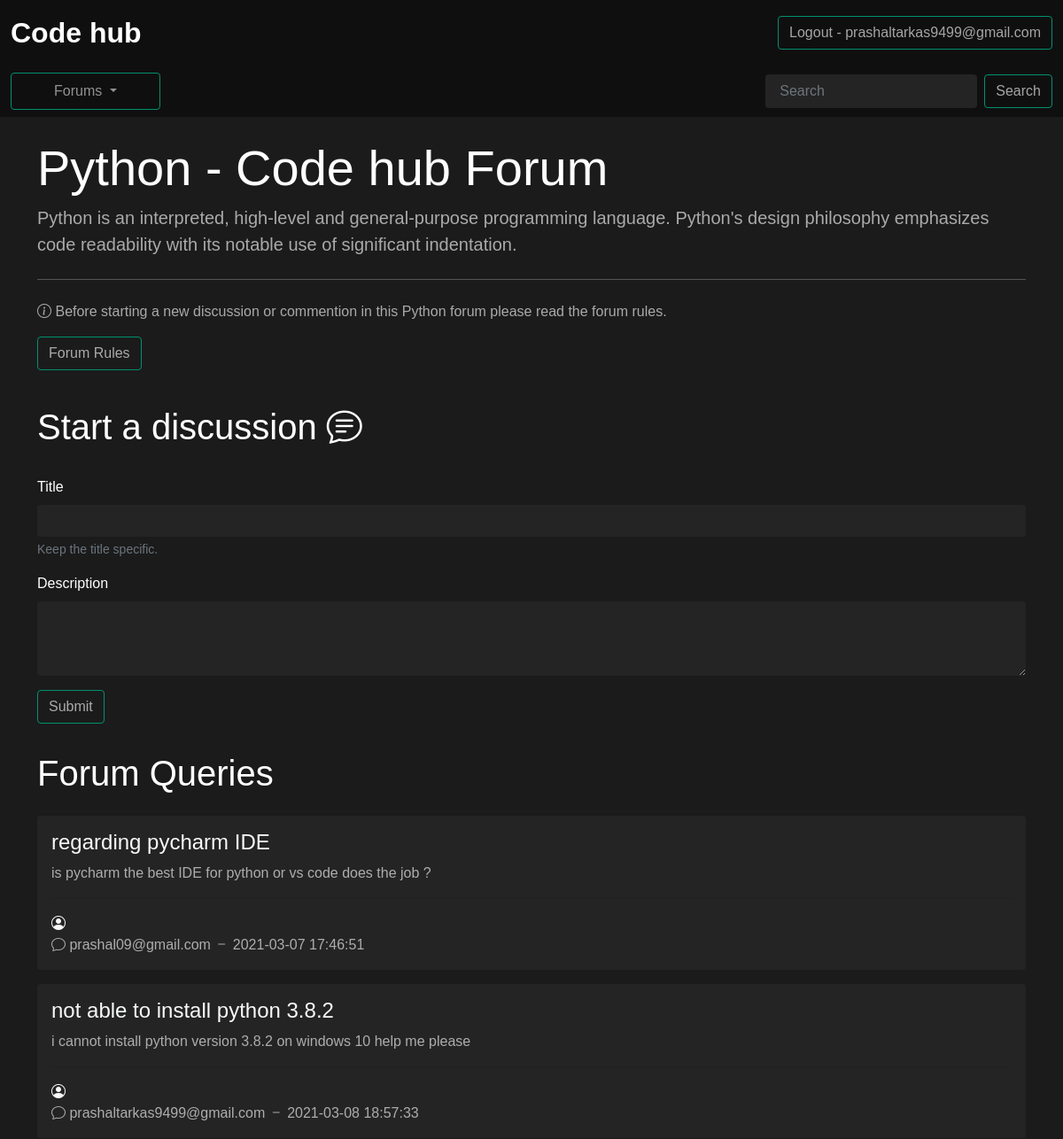
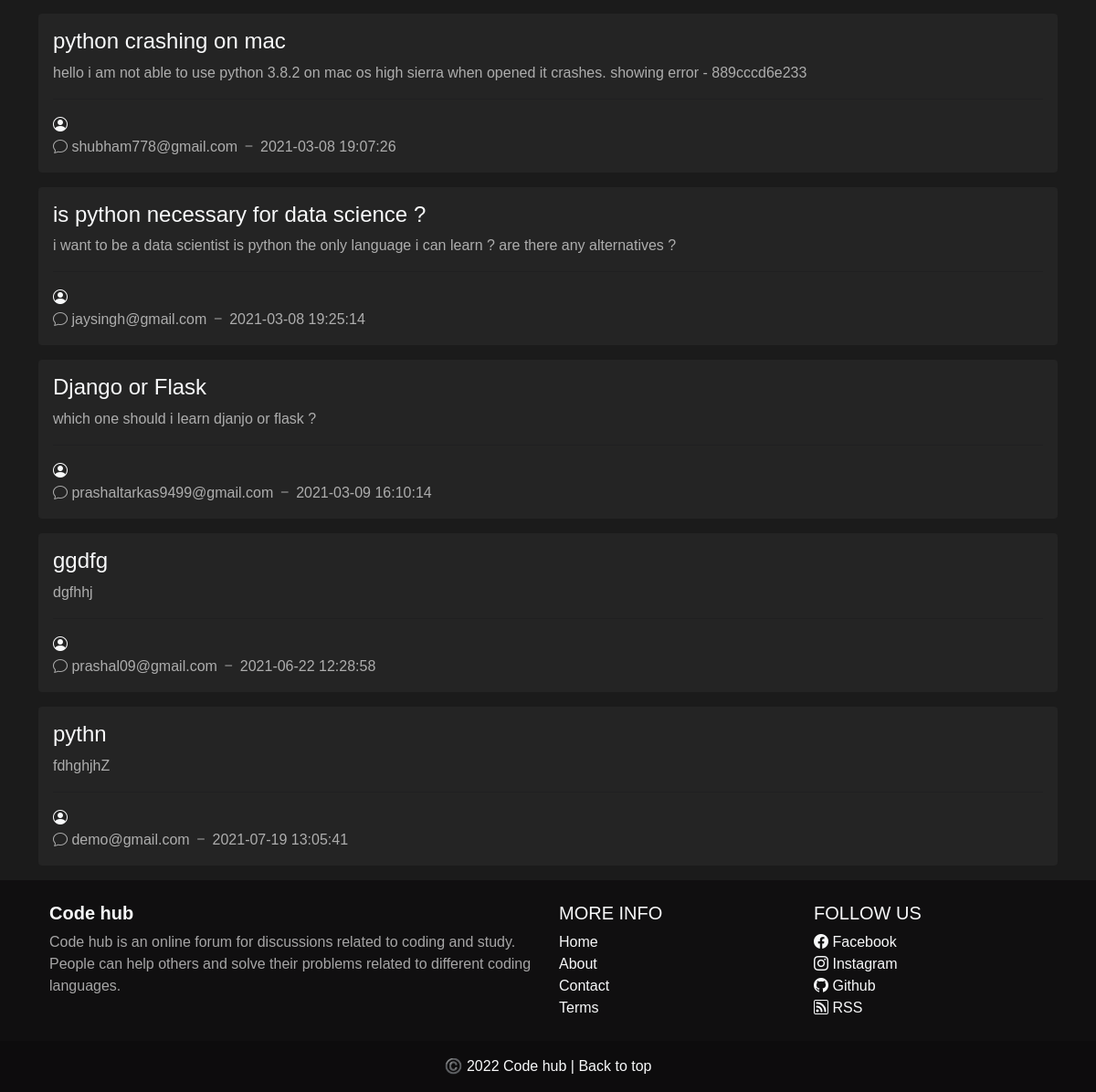
Screenshot of /threadlist.php?id=1 (signed in) with the database file from the repository (2 pictures, top to bottom).
### tables this page shows
CREATE TABLE `catogaries` (
  `id` int(8) NOT NULL,
  `name` varchar(255) NOT NULL,
  `description` text NOT NULL,
  `created` datetime NOT NULL DEFAULT current_timestamp()
);

CREATE TABLE `threads` (
  `thread_id` int(7) NOT NULL,
  `thread_title` varchar(255) NOT NULL,
  `thread_description` text NOT NULL,
  `thread_forum_id` int(7) NOT NULL,
  `thread_user_id` int(7) NOT NULL,
  `timestamp` datetime NOT NULL DEFAULT current_timestamp()
);

CREATE TABLE `users` (
  `sno` int(8) NOT NULL,
  `user_email` varchar(30) NOT NULL,
  `user_password` varchar(255) NOT NULL,
  `timestamp` datetime NOT NULL DEFAULT current_timestamp()
);

### threadlist.php (the view, shortened to what this page needs)
<!doctype html>
<html lang="en">
<head>
  <link href="https://cdn.jsdelivr.net/npm/bootstrap@5.0.0-beta2/dist/css/bootstrap.min.css" rel="stylesheet">
  <link rel="stylesheet" href="assets/index.css">
  <link rel="stylesheet" href="https://cdn.jsdelivr.net/npm/bootstrap-icons@1.4.0/font/bootstrap-icons.css">
</head>
<body>
  <?php
    include 'assets/components/_header.php';
  ?>
  <?php
    include 'assets/components/_connectdb.php';
  ?>
  <?php
    $id = $_GET['id'];
    $sql = "SELECT * FROM `catogaries` WHERE id=$id";
    $result = mysqli_query($conn, $sql);
    while($row = mysqli_fetch_assoc($result)){
      $forumname = $row['name'];
      $forumdesc = $row['description'];
    }
  ?>
  <div class="container my-4">
    <div class="jumbotron">
      <h1 class="display-4">
        <?php
          echo $forumname;
        ?> - Code hub Forum
      </h1>
      <p class="lead">
        <?php
          echo $forumdesc;
        ?>
      </p>
      <hr class="my-4">
      <p>
        <i class="bi bi-info-circle"></i>
        Before starting a new discussion or commention in this
        <?php
          echo $forumname;
        ?> forum please read the forum rules.
      </p>
      <p class="lead">
        <a class="btn btn-outline-success" href="rules.php" role="button">Forum Rules</a>
      </p>
    </div>
  </div>
  <?php
    if(isset($_SESSION['loggedin']) && $_SESSION['loggedin']==true){
      echo '
      <div class="container">
        <h1 class="py-3">Start a discussion
          <i class="bi bi-chat-text"></i>
        </h1>
        <form class="my-3" action="' . $_SERVER["REQUEST_URI"] . '" method="post">
          <div class="mb-3">
            <label class="form-label">Title</label>
            <input type="text" class="form-control" id="title" name="title" aria-describedby="Help" required>
            <div id="Help" class="form-text">Keep the title specific.</div>
          </div>
          <div class="mb-3">
            <label class="form-label">Description</label>
            <textarea class="form-control" id="description" name="description" rows="3" required></textarea>
          </div>
          <input type="hidden" name="sno" value="'. $_SESSION["sno"]. '">
          <button type="submit" class="btn btn-outline-success" id="liveToastBtn">Submit</button>
        </form>
      </div>';
    }
  ?>
  <div class="container">
    <h1 class="py-3">Forum Queries</h1>
    <?php
      $id = $_GET['id'];
      $sql = "SELECT * FROM `threads` WHERE thread_forum_id=$id";
      $result = mysqli_query($conn, $sql);
      while($row = mysqli_fetch_assoc($result)){
        $id = $row['thread_id'];
        $title = $row['thread_title'];
        $titledesc = $row['thread_description'];
        $threadtime = $row['timestamp'];
        $threaduserid = $row['thread_user_id'];
        $sql2 = "SELECT user_email FROM `users` WHERE sno='$threaduserid'";
        $result2 = mysqli_query($conn, $sql2);
        $row2 = mysqli_fetch_assoc($result2);
        echo '
        <div class="alert alert-dark" role="thread">
          <h4 class="alert-heading">
            <a class="text-light text-decoration-none" href="thread.php?threadid=' . $id . '">' . $title . '</a>
          </h4>
          <p>  ' . $titledesc . ' </p>
          <hr>
          <i class="bi bi-person-circle text-light"></i>
          <p class="mb-0 "><i class="bi bi-chat"></i> ' . $row2 ['user_email'] . ' <i class="bi bi-dash"></i> ' . $threadtime . '</p>
        </div>';
      }
    ?>
  </div>
  <?php
    include 'assets/components/_footer.php';
  ?>
</body>
</html>

### assets/index.css (style rules this page uses)
body, html { margin: 0; padding: 0; height: 100%; font-family: "Space Grotesk", sans-serif; background-color: #1b1b1b; color: #ffffff; color-scheme: dark; box-sizing: border-box; }
.btn-outline-success, .btn-outline-success.dropdown-toggle.show, .btn-outline-success:active { color: #ffffffa0; background-color: #00000000; border-color: #00916e; }
p { color: #ffffffa0; }
.form-control { color: #ffffff; background-color: #242424; border: none; }
.alert-dark { background: #242424; border: none; }
div a { text-decoration: none; }

### rows the page displays
catogaries: name "Python", description "Python is an interpreted, high-level and general-purpose programming language. Python's design philosophy emphasizes code readability with its notable use of significant indentation."
threads: thread_title "regarding pycharm IDE", thread_description "is pycharm the best IDE for python or vs code does the job ?", users.user_email "prashal09@gmail.com", timestamp "2021-03-07 17:46:51"
threads: thread_title "not able to install python 3.8.2", thread_description "i cannot install python version 3.8.2 on windows 10 help me please", users.user_email "prashaltarkas9499@gmail.com", timestamp "2021-03-08 18:57:33"
threads: thread_title "python crashing on mac", thread_description "hello i am not able to use python 3.8.2 on mac os high sierra when opened it crashes. showing error - 889cccd6e233", users.user_email "shubham778@gmail.com", timestamp "2021-03-08 19:07:26"
threads: thread_title "is python necessary for data science ?", thread_description "i want to be a data scientist is python the only language i can learn ? are there any alternatives ?", users.user_email "jaysingh@gmail.com", timestamp "2021-03-08 19:25:14"
threads: thread_title "Django or Flask", thread_description "which one should i learn djanjo or flask ?", users.user_email "prashaltarkas9499@gmail.com", timestamp "2021-03-09 16:10:14"
threads: thread_title "ggdfg", thread_description "dgfhhj", users.user_email "prashal09@gmail.com", timestamp "2021-06-22 12:28:58"
threads: thread_title "pythn", thread_description "fdhghjhZ", users.user_email "demo@gmail.com", timestamp "2021-07-19 13:05:41"

### other values shown
$_SESSION['useremail'] "prashaltarkas9499@gmail.com"
